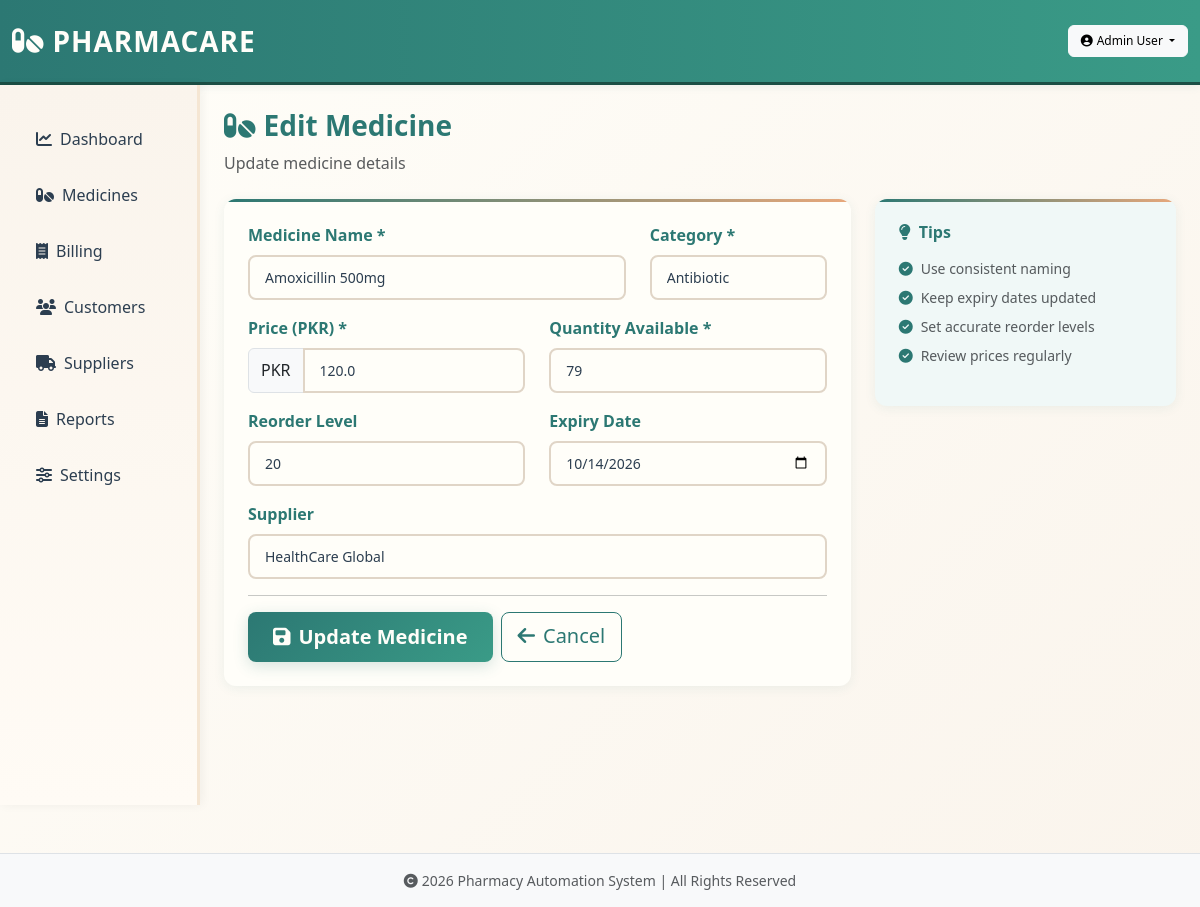
The page /medicine/edit/5 (signed in) on the database its author committed.
### app.py (models this page shows)
class Medicine(db.Model):
    id = db.Column(db.Integer, primary_key=True)
    name = db.Column(db.String(200), nullable=False)
    category = db.Column(db.String(100))
    price = db.Column(db.Float, default=0.0)
    quantity = db.Column(db.Integer, default=0)
    reorder_level = db.Column(db.Integer, default=10)
    expiry_date = db.Column(db.Date)
    supplier_id = db.Column(db.Integer, db.ForeignKey('supplier.id'))

class Supplier(db.Model):
    id = db.Column(db.Integer, primary_key=True)
    name = db.Column(db.String(120), nullable=False)
    email = db.Column(db.String(120))
    phone = db.Column(db.String(20))
    address = db.Column(db.String(255))
    medicines = db.relationship('Medicine', backref='supplier', lazy=True)

### app.py (the view, shortened to what this page needs)
@app.route('/medicine/edit/<int:id>', methods=['GET', 'POST'])
@login_required(role=['admin', 'pharmacist'])
def edit_medicine(id):
    try:
        medicine = Medicine.query.get_or_404(id)
        suppliers = Supplier.query.order_by(Supplier.name).all()
        return render_template('medicine_form.html', med=medicine, suppliers=suppliers)
    except Exception as e:
        flash(f'Error: {str(e)}', 'danger')
        return redirect(url_for('medicines'))

### app.py (called while the page is built)
def login_required(role=None):
    def decorator(f):
        @wraps(f)
        def wrapped(*args, **kwargs):
            if 'user_id' not in session:
                flash('Please login first', 'warning')
                return redirect(url_for('login'))
            if role and session.get('role') not in role:
                flash('Access denied. Insufficient permissions.', 'danger')
                return redirect(url_for('dashboard'))
            return f(*args, **kwargs)
        return wrapped
    return decorator

@app.context_processor
def inject_logo():
    logo_path = None
    try:
        for f in os.listdir(IMG_DIR):
            if f.startswith('logo'):
                logo_path = os.path.join('static', 'images', f).replace('\\', '/')
                break
    except Exception:
        logo_path = None
    return dict(logo=logo_path)

### templates/medicine_form.html (shortened to what this page needs)
{% extends 'base.html' %}
{% block content %}
<div class="mb-4">
  <h3><i class="fas fa-pills me-2 text-teal"></i>{{ 'Edit' if med else 'Add New' }} Medicine</h3>
  <p class="text-muted">{{ 'Update medicine details' if med else 'Add a new medicine to your inventory' }}</p>
</div>
<div class="row g-4">
  <div class="col-lg-8">
    <div class="card p-4">
      <form method="post">
        <div class="row mb-3">
          <div class="col-md-8">
            <label class="form-label fw-bold">Medicine Name *</label>
            <input class="form-control form-control-lg" name="name" value="{{ med.name if med else '' }}" placeholder="e.g., Paracetamol 500mg" required>
          </div>
          <div class="col-md-4">
            <label class="form-label fw-bold">Category *</label>
            <input class="form-control form-control-lg" name="category" value="{{ med.category if med else '' }}" placeholder="e.g., Painkiller" required>
          </div>
        </div>
        <div class="row mb-3">
          <div class="col-md-6">
            <label class="form-label fw-bold">Price (PKR) *</label>
            <div class="input-group">
              <span class="input-group-text">PKR</span>
              <input class="form-control" name="price" type="number" step="0.01" value="{{ med.price if med else '' }}" placeholder="0.00" required>
            </div>
          </div>
          <div class="col-md-6">
            <label class="form-label fw-bold">Quantity Available *</label>
            <input class="form-control" name="quantity" type="number" value="{{ med.quantity if med else '' }}" placeholder="0" required>
          </div>
        </div>
        <div class="row mb-3">
          <div class="col-md-6">
            <label class="form-label fw-bold">Reorder Level</label>
            <input class="form-control" name="reorder_level" type="number" value="20" placeholder="Alert when below this">
          </div>
          <div class="col-md-6">
            <label class="form-label fw-bold">Expiry Date</label>
            <input class="form-control" name="expiry_date" type="date" value="{{ med.expiry_date if med and med.expiry_date else '' }}">
          </div>
        </div>
        <div class="mb-3">
          <label class="form-label fw-bold">Supplier</label>
          <select class="form-select" name="supplier_id">
            {% for sup in suppliers %}
              <option value="{{ sup.id }}" {% if med and med.supplier_id==sup.id %}selected{% endif %}>{{ sup.name }}</option>
            {% endfor %}
          </select>
        </div>
        <hr>
        <div class="d-flex gap-2">
          <button type="submit" class="btn btn-teal btn-lg">
            <i class="fas fa-save me-2"></i>{{ 'Update Medicine' if med else 'Add Medicine' }}
          </button>
          <a href="/medicines" class="btn btn-outline-secondary btn-lg">
            <i class="fas fa-arrow-left me-2"></i>Cancel
          </a>
        </div>
      </form>
    </div>
  </div>
  <div class="col-lg-4">
    <div class="card p-4 bg-light-teal">
      <h6 class="fw-bold mb-3"><i class="fas fa-lightbulb me-2"></i>Tips</h6>
      <ul class="small text-muted list-unstyled">
        <li class="mb-2"><i class="fas fa-check-circle text-teal me-2"></i>Use consistent naming</li>
        <li class="mb-2"><i class="fas fa-check-circle text-teal me-2"></i>Keep expiry dates updated</li>
        <li class="mb-2"><i class="fas fa-check-circle text-teal me-2"></i>Set accurate reorder levels</li>
        <li><i class="fas fa-check-circle text-teal me-2"></i>Review prices regularly</li>
      </ul>
    </div>
  </div>
</div>
{% endblock %}

### static/css/style.css (style rules this page uses)
* { margin: 0; padding: 0; box-sizing: border-box; }
:root { --beige: #F5E6D3; --teal: #2C7873; --dark-teal: #1B4F45; --cream: #FFFEF9; --light-beige: #FAF4EC; --accent: #E8A87C; --text-dark: #2C3E50; --text-light: #7F8C8D; }
body { background: linear-gradient(135deg, #FFFEF9 0%, #FAF4EC 100%); color: var(--text-dark); font-family: 'Segoe UI', Tahoma, Geneva, Verdana, sans-serif; min-height: 100vh; }
.btn-teal, .btn-primary { background: linear-gradient(135deg, var(--teal) 0%, #3a9b87 100%); border: none; color: var(--cream); font-weight: 600; padding: 10px 25px; border-radius: 8px; transition: all 0.3s ease; box-shadow: 0 4px 15px rgba(44, 120, 115, 0.2); position: relative; overflow: hidden; }
.btn-teal::before, .btn-primary::before { content: ''; position: absolute; top: 50%; left: 50%; width: 0; height: 0; border-radius: 50%; background: rgba(255, 255, 255, 0.3); transform: translate(-50%, -50%); transition: width 0.6s, height 0.6s; }
.btn-outline-secondary { color: var(--teal); border-color: var(--teal); transition: all 0.3s ease; }
.card { border: none; border-radius: 12px; background: var(--cream); box-shadow: 0 2px 12px rgba(44, 120, 115, 0.08); transition: all 0.4s cubic-bezier(0.175, 0.885, 0.32, 1.275); overflow: hidden; position: relative; animation: fadeInUp 0.6s ease-out; }
.card::before { content: ''; position: absolute; top: 0; left: 0; width: 100%; height: 3px; background: linear-gradient(90deg, var(--teal), var(--accent)); }
.card h6, .card h5, .card h4 { color: var(--teal); font-weight: 700; margin-bottom: 12px; }
.form-control, .form-select { border: 2px solid #e0d5c7; border-radius: 8px; padding: 10px 15px; transition: all 0.3s ease; font-size: 14px; color: var(--text-dark); background: var(--cream); }
.form-control::placeholder { color: #b8a89a; }
label { color: var(--teal); font-weight: 600; margin-bottom: 8px; display: block; }
h1, h2, h3, h4, h5, h6 { color: var(--teal); font-weight: 700; }
html { scroll-behavior: smooth; }
* { transition: background-color 0.3s ease, color 0.3s ease; }

### rows shown on the page
Medicine: name "Amoxicillin 500mg", category "Antibiotic", price "120.0", quantity "79", expiry_date "10/14/2026", supplier_id "HealthCare Global"

### other values the page prints
{{ session.user_name }} "Admin User"
{{ 'Edit' if med else 'Add New' }} "Edit"
{{ 'Update Medicine' if med else 'Add Medicine' }} "Update Medicine"
